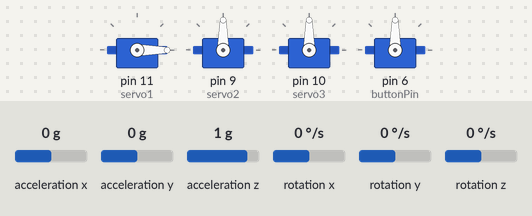
Bench run of a sketch on a simulated Arduino Uno, built with avr-gcc and run on an emulated ATmega328P. Shown: 4 × servo. Inputs (shaded band) come from the test bench; at power-on: acceleration x 0 g, acceleration y 0 g, acceleration z 1 g, rotation x 0 °/s, rotation y 0 °/s, rotation z 0 °/s.

Above: at 1.2 s.
1.3 s: acceleration x set to -0.2 g
At 2.5 s:
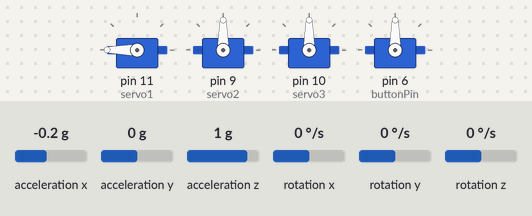
2.8 s: acceleration y set to -0.2 g
At 3.6 s:
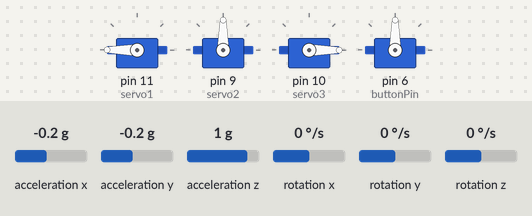
4.3 s: acceleration x set to 0 g
At 4.8 s:
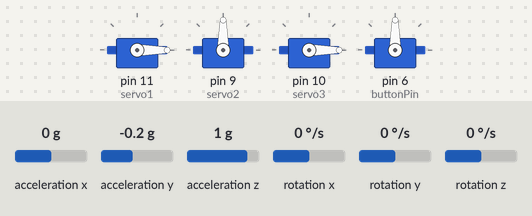
5.8 s: acceleration x set to -1.4 g
At 7.0 s:
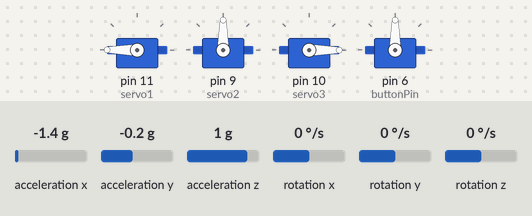
7.3 s: acceleration x set to 0.8 g
At 8.3 s:
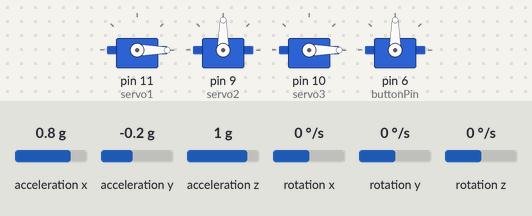
Timing chart, 0 to 9.8 s (numbered marks = the images above; inputs shaded):
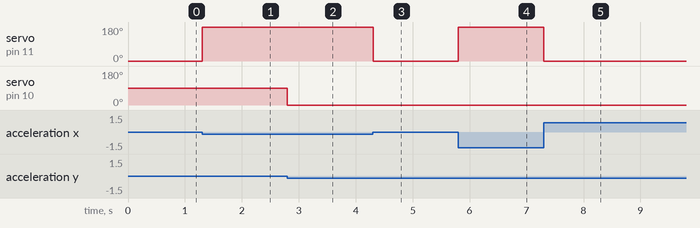

Measured:
- the behaviour switches between 0 and -0.1 g on acceleration x (found by bisection; images 0 and 1)
- the behaviour switches between 0 and -0.1 g on acceleration y (found by bisection; images 1 and 2)
- after the input at 1.3 s, servo on pin 11 (servo1): 0° → 180° at once
- after the input at 2.8 s, servo on pin 10 (servo3): 90° → 0° at once
- after the input at 4.3 s, servo on pin 11 (servo1): 180° → 0° at once
- after the input at 5.8 s, servo on pin 11 (servo1): 0° → 180° at once
- after the input at 7.3 s, servo on pin 11 (servo1): 180° → 0° at once

The sketch:

roboticArm.ino
```cpp
#include <MPU6050.h>
#include <Wire.h>
#include <Servo.h>

MPU6050 mpu;  // MPU60500 sensörü için nesne oluşturuluyor.

Servo servo1, servo2, servo3, servo4;  // Dört adet servo motor için nesneler oluşturuluyor.

const int buttonPin = 6;  // Butonun bağlı olduğu pin
int buttonState = 0;  // Buton durumu (HIGH veya LOW)

void setup()
{
  Serial.begin(9600);  // Seri haberleşme başlatılıyor.

  // Servo motorlar belirtilen pinlere bağlanıyor.
  servo1.attach(11);  //sağ sol
  servo2.attach(9);   //yukarı aşşağı
  servo3.attach(10);  //ileri geri
  servo4.attach(6);   //kıskaç aç kapa

  mpu.initialize();  // MPU60500 sensörü başlatılıyor.

  pinMode(buttonPin, INPUT);  // Buton pin'i giriş olarak ayarlanıyor.
}

void loop()
{
  buttonState = digitalRead(buttonPin);  // Butonun durumu okunuyor.

  int16_t ax, ay, az;
  mpu.getAcceleration(&ax, &ay, &az);

  if (buttonState == LOW) {
    // Buton basılmamışsa, el hareketlerine göre robot kolunun tepkisini belirle

    if (ay > -5) {
      // Eğer sensör aşağı eğiliyorsa, robot kol ileri uzanır.
      servo3.write(90);
    } else if (ay < 5) {
      // Eğer sensör yukarı eğiliyorsa, robot kol geri uzanır.
      servo3.write(0);
    }

    if (ax > -5) {
      // Eğer sensör sağa eğiliyorsa, robot kol sağa döner.
      servo1.write(0);
    } else if (ax < 5) {
      // Eğer sensör sola eğiliyorsa, robot kol sola döner.
      servo1.write(180);
    }
  }
    else
  {
    if (ay > -5) {
      // Eğer sensör aşağı eğiliyorsa, robot kol aşağı yönde hareket eder.
      servo2.write(45);
    } else if (ay < 5) {
      // Eğer sensör yukarı eğiliyorsa, robot kol yukarı yönde hareket eder.
      servo2.write(135);
    } else {
      // Eğer sensör düz duruyorsa, robot kol belirli bir açıya getirir
      servo2.write(90);
    }
      if (ax > -5) {
      // Eğer sensör sağa eğiliyorsa, robot kolun ağzını açar.
      servo4.write(10);
    } else if (ax < 5) {
      // Eğer sensör sola eğiliyorsa, robot kolun ağzını kapatır.
      servo4.write(18);
    }
  }
}
```
